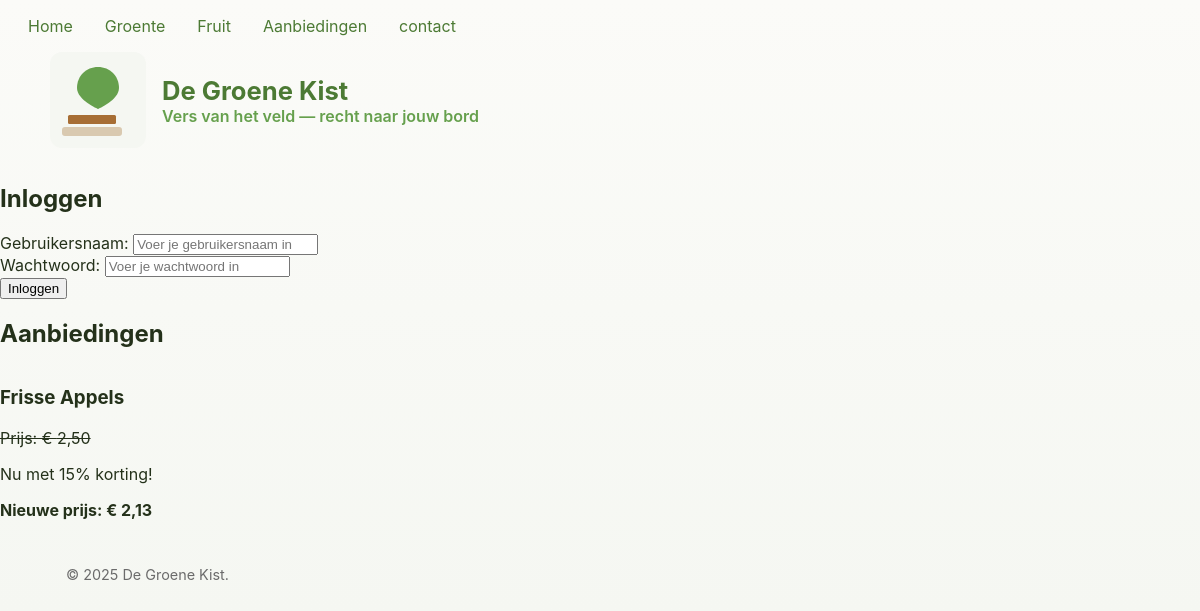
The app's page /aanbiedingen, older data.
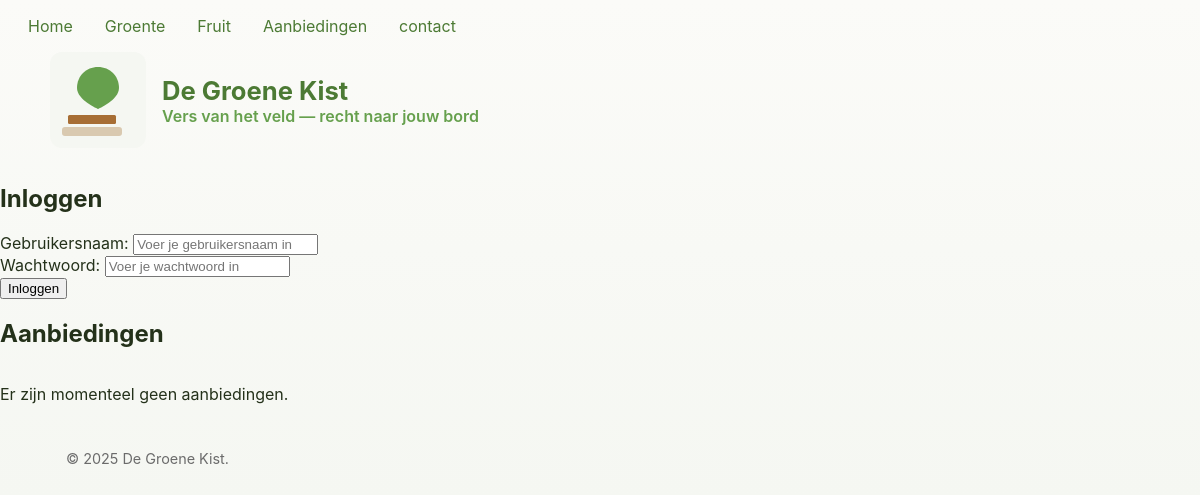
The same page, newer data.
### tables this page shows
CREATE TABLE IF NOT EXISTS `aanbiedingen` (
  `idaanbiedingen` INT NOT NULL AUTO_INCREMENT,
  `korting` INT NULL DEFAULT NULL,
  `product_idproduct` INT NOT NULL,
  PRIMARY KEY (`idaanbiedingen`),
  INDEX `fk_aanbiedingen_product1_idx` (`product_idproduct` ASC),
  CONSTRAINT `fk_aanbiedingen_product1`
    FOREIGN KEY (`product_idproduct`)
    REFERENCES `product` (`idproduct`)
    ON DELETE NO ACTION
    ON UPDATE NO ACTION);

CREATE TABLE IF NOT EXISTS `product` (
  `idproduct` INT NOT NULL AUTO_INCREMENT,
  `naam` VARCHAR(45) NOT NULL,
  `prijs` DECIMAL(10, 2) NOT NULL,  
  PRIMARY KEY (`idproduct`));

### source/pages/aanbiedingen.php (the view)
<?php
$query = "SELECT p.naam, p.prijs, a.korting FROM aanbiedingen a JOIN product p ON a.product_idproduct = p.idproduct";
$result = $connection->query($query);
$products = $result->fetch_all(MYSQLI_ASSOC);
?>
<main>
    <section class="content-section">
        <h2>Aanbiedingen</h2>
        <div class="product-grid">
            <?php if (count($products) > 0): ?>
                <?php foreach ($products as $product): ?>
                    <div class="product-item">
                        <h3><?php echo ($product['naam']); ?></h3>
                        <?php
                            $originalPrice = $product['prijs'];
                            $discount = $product['korting'];
                            $newPrice = $originalPrice - ($originalPrice * $discount / 100);
                        ?>
                        <p><s>Prijs: € <?php echo number_format($originalPrice, 2, ',', '.'); ?></s></p>
                        <p>Nu met <?php echo $discount; ?>% korting!</p>
                        <p><strong>Nieuwe prijs: € <?php echo number_format($newPrice, 2, ',', '.'); ?></strong></p>
                    </div>
                <?php endforeach; ?>
            <?php else: ?>
                <p>Er zijn momenteel geen aanbiedingen.</p>
            <?php endif; ?>
        </div>
    </section>
</main>

Row changes from the older to the newer data that the page shows:
removed aanbiedingen: product_idproduct.naam "Frisse Appels", product_idproduct.prijs "2,50", korting "15", newPrice "2,13"
Text that changed along with them:
text now shown: "Er zijn momenteel geen aanbiedingen."
